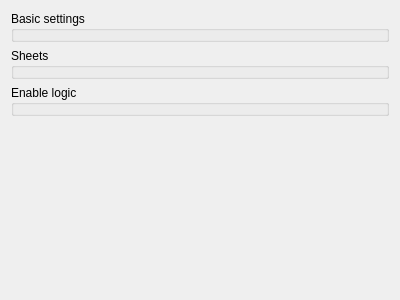
<?xml version="1.0" encoding="UTF-8"?>
<ui version="4.0">
 <class>Form</class>
 <widget class="QWidget" name="Form">
  <property name="geometry">
   <rect>
    <x>0</x>
    <y>0</y>
    <width>400</width>
    <height>300</height>
   </rect>
  </property>
  <property name="windowTitle">
   <string>Form</string>
  </property>
  <layout class="QVBoxLayout" name="verticalLayout">
   <item>
    <widget class="GroupBox" name="groupBox_2">
     <property name="title">
      <string>Basic settings</string>
     </property>
     <property name="template" stdset="0">
      <string>inspector-groupbox-room</string>
     </property>
    </widget>
   </item>
   <item>
    <widget class="GroupBox" name="groupBox">
     <property name="title">
      <string>Sheets</string>
     </property>
     <property name="template" stdset="0">
      <string>inspector-container-sheets</string>
     </property>
    </widget>
   </item>
   <item>
    <widget class="GroupBox" name="groupBox_3">
     <property name="title">
      <string>Enable logic</string>
     </property>
     <property name="template" stdset="0">
      <string>inspector-groupbox-enablelogic</string>
     </property>
    </widget>
   </item>
   <item>
    <spacer name="verticalSpacer">
     <property name="orientation">
      <enum>Qt::Vertical</enum>
     </property>
     <property name="sizeHint" stdset="0">
      <size>
       <width>20</width>
       <height>40</height>
      </size>
     </property>
    </spacer>
   </item>
  </layout>
 </widget>
 <customwidgets>
  <customwidget>
   <class>GroupBox</class>
   <extends>QGroupBox</extends>
   <header>wallaby.frontends.qt.widgets.containers.groupBox</header>
  </customwidget>
 </customwidgets>
 <resources/>
 <connections/>
</ui>
